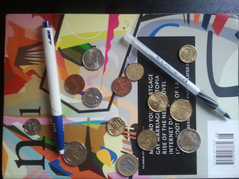
%> input picture georgiatech_cs4495/ps1_octave/input/ps1-input2.png, 239 x 179 px, shrunk from 683 x 512 before the run
$ octave ps1.m   (GNU Octave 9; MATLAB toolbox functions it lacks are replaced by stand-ins)
%> lines starting %> are read from the running program, lines starting %| are printed output that depends on the picture; in (x1, y1, x2, y2) boxes, pixels count from 0 and x2, y2 are one past the last pixel; in counts of white or black regions, pixels touching at a corner belong together; the program's own positions count from 1
### georgiatech_cs4495/ps1_octave/hough_lines_acc.m
function [H, theta, rho] = hough_lines_acc(BW, varargin)
    % Compute Hough accumulator array for finding lines.
    %
    % BW: Binary (black and white) image containing edge pixels
    % RhoResolution (optional): Difference between successive rho values, in
    % pixels
    % Theta (optional): Vector of theta values to use, in degrees
    %
    % Please see the Matlab documentation for hough():
    % http://www.mathworks.com/help/images/ref/hough.html
    % Your code should imitate the Matlab implementation.
    %
    % Pay close attention to the coordinate system specified in the assignment.
    % Note: Rows of H should correspond to values of rho, columns those of theta
    % .

    %% Parse input arguments
    p = inputParser();
    p.addParamValue('RhoResolution', 1);
    p.addParamValue('Theta', linspace(-90, 89, 180));
    p.parse(varargin{:});

    rhoStep = p.Results.RhoResolution;
    theta = p.Results.Theta;

    theta_radian = theta / 180 * pi;

    %% TODO: Your code here
    [h, w] = size(BW);

    D = sqrt((h - 1) ^ 2 + (w - 1) ^ 2);
    diagonal = rhoStep * ceil(D / rhoStep);
    rho = -diagonal : rhoStep : diagonal;
    H = zeros(length(rho), length(theta));

    for i = 1 : h
        for j = 1 : w
            if(BW(i, j) == 1)
                for cur_theta_index = 1 : 180
                    cur_theta = theta_radian(cur_theta_index);
                    cur_rho = j * cos(cur_theta) + i * sin(cur_theta);
                    cur_rho_index = find(abs(rho - cur_rho) < rhoStep);
                    if(length(cur_rho_index) == 0)
                        continue;
                    else
                        cur_rho_index = cur_rho_index(1);
                    end
                    H(cur_rho_index, cur_theta_index) = H(cur_rho_index, ...
                        cur_theta_index) + 1;
                end
            end
        end
    end

    H = uint8(H);

endfunction

### georgiatech_cs4495/ps1_octave/hough_peaks.m
function peaks = hough_peaks(H, varargin)
    % Find peaks in a Hough accumulator array.
    %
    % Threshold (optional): Threshold at which values of H are considered to be
    % peaks
    % NHoodSize (optional): Size of the suppression neighborhood, [M N]
    %
    % Please see the Matlab documentation for houghpeaks():
    %
    % Your code should imitate the matlab implementation.

    %% Parse input arguments
    p = inputParser;
    p.addOptional('numpeaks', 1, @isnumeric);
    p.addParamValue('Threshold', 0.5 * max(H(:)));
    % odd values >= size(H)/50
    p.addParamValue('NHoodSize', floor(size(H) / 100.0) * 2 + 1);
    p.parse(varargin{:});

    numpeaks = p.Results.numpeaks;
    threshold = p.Results.Threshold;
    nHoodSize = p.Results.NHoodSize;

    % TODO: Your code here
    peaks = zeros(numpeaks, 2);
    thresed_h = (H > threshold) .* H;

    [h, w] = size(H);

    for i = 1 : numpeaks
        [r, c] = find(thresed_h == max(thresed_h(:)));
        r = r(1); c = c(1);
        window_r = max([r - floor(nHoodSize(1) / 2), 1]) : 1 : ...
                   min([r + floor(nHoodSize(1) / 2), h]);
        window_c = max([c - floor(nHoodSize(2) / 2), 1]) : 1 : ...
                   min([c + floor(nHoodSize(2) / 2), w]);

        thresed_h(window_r, window_c) = 0;
        peaks(i, :) = [r, c];
    end
endfunction

### georgiatech_cs4495/ps1_octave/hough_lines_draw.m
function hough_lines_draw(img, outfile, peaks, rho, theta)
    % Draw lines found in an image using Hough transform.
    %
    % img: Image on top of which to draw lines
    % outfile: Output image filename to save plot as
    % peaks: Qx2 matrix containing row, column indices of the Q peaks found
    % in accumulator
    % rho: Vector of rho values, in pixels
    % theta: Vector of theta values, in degrees

    % TODO: Your code here
    figure;
    imshow(img);

    theta = theta / 180 * pi;

    for i = 1 : size(peaks, 1)
        peak = peaks(i, :);
        cur_rho = rho(peak(1));
        cur_theta = theta(peak(2));

        if(cur_theta == 0)
            x = cur_rho;
            y = 1 : size(img, 1);
        else
            x = 1 : size(img, 2);
            y = (cur_rho - x * cos(cur_theta)) / sin(cur_theta);
        end

        hold on; plot(x, y, 'color', 'green', 'MarkerSize', 2);
    end

    print(outfile);
endfunction

### georgiatech_cs4495/ps1_octave/ps1.m
% ps1
pkg load image;  % Octave only

clc;
close all;
clear all;

% [162 lines of commented-out code are left out]


img = imread('input/ps1-input2.png');
%> img is the input picture: size 179x239x3 uint8; mean R, G, B 118.4, 110.5, 105.7
img_mono = rgb2gray(img);
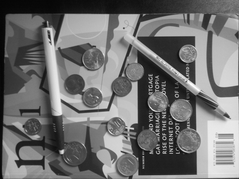
%> img_mono: size 179x239 uint8; min 4, max 255, mean 112.3
figure, imshow(img_mono);

gauss_f = fspecial('gaussian', 9, 3);
img_smoothed = imfilter(img_mono, gauss_f, 'symmetric');
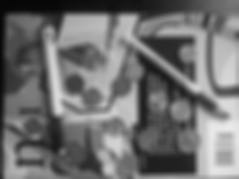
%> img_smoothed: size 179x239 uint8; min 5, max 233, mean 112.3
figure, imshow(img_smoothed);

img_edges = edge(img_smoothed, 'canny');
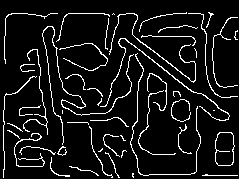
%> img_edges: size 179x239 logical; 8.5% white in thin lines or dots
figure, imshow(img_edges);


[H, theta, rho] = hough_lines_acc(img_edges);
%> after the loop in hough_lines_acc, `for i = 1 : h`:
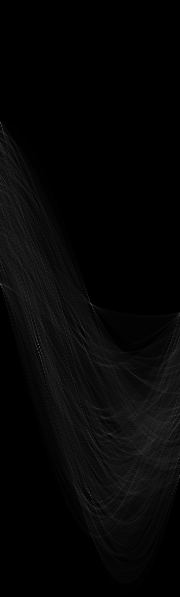
%> H: size 597x180 double; min 0, max 103, mean 6.1
%> after the loop in hough_lines_acc, `for i = 1 : h`: cur_rho = 180.3; cur_rho_index = 479; cur_theta = 1.55
%> theta = 180 values from -90 to 89; rho = 597 values from -298 to 298
peaks = hough_peaks(H, 20, 'Threshold', 0.3 * max(H(:)));
%> in hough_peaks, `thresed_h = (H > threshold) .* H;`:
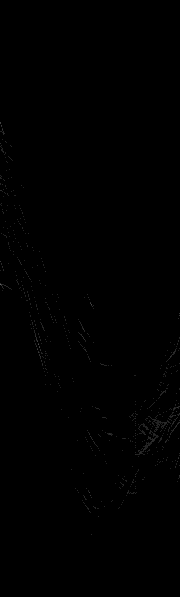
%> thresed_h: size 597x180 uint8; min 0, max 103, mean 0.4
%> the loop in hough_peaks, `for i = 1 : numpeaks` made 20 passes
%> (r, c, window_r, window_c) on passes 1 to 9: (285, 1, [280 281 282 283 284 285 286 287 288 289 290], [1 2]), (345, 39, [340 341 342 343 344 345 346 347 348 349 350], [38 39 40]), (305, 92, [300 301 302 303 304 305 306 307 308 309 310], [91 92 93]), (123, 1, [118 119 120 121 122 123 124 125 126 127 128], [1 2]), (493, 90, [488 489 490 491 492 493 494 495 496 497 498], [89 90 91]), (408, 178, [403 404 405 406 407 408 409 410 411 412 413], [177 178 179]), (316, 180, [311 312 313 314 315 316 317 318 319 320 321], [179 180]), (353, 39, [348 349 350 351 352 353 354 355 356 357 358], [38 39 40]), (262, 1, [257 258 259 260 261 262 263 264 265 266 267], [1 2])
%> after the loop in hough_peaks, `for i = 1 : numpeaks`: thresed_h: size 597x180 uint8; 0.11% of pixels changed, all inside (x1, y1, x2, y2) = (0, 122, 180, 496)
%> after the loop in hough_peaks, `for i = 1 : numpeaks`: peaks = 20 rows, first 12: [285 1; 345 39; 305 92; 123 1; 493 90; 408 178; 316 180; 353 39; 262 1; 130 3; 337 83; 330 84]
figure;
imshow(H, [], 'XData', theta, 'YData', rho, 'InitialMagnification', 'fit');
xlabel('\theta'), ylabel('\rho');
axis on, axis normal, hold on;
plot(theta(peaks(:, 2)), rho(peaks(:, 1)), 's', 'color', 'green');
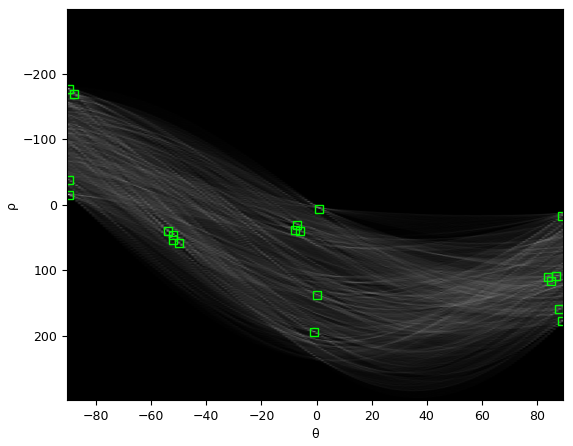
%> figure redrawn from the program's plot data

hough_lines_draw(img_smoothed, 'output/ps1-6-a-1.png', peaks, rho, theta);
%> in hough_lines_draw, `theta = theta / 180 * pi;`: theta = 180 values from -1.57 to 1.55
%> the loop in hough_lines_draw, `for i = 1 : size(peaks, 1)` made 20 passes
%> (peak, cur_rho, cur_theta, x) on pass 17: ([437 91], 138, 0, 138)
%> (peak, cur_rho, cur_theta) on passes 1 to 6: ([285 1], -14, -1.57), ([345 39], 46, -0.908), ([305 92], 6, 0.0175), ([123 1], -176, -1.57), ([493 90], 194, -0.0175), ([408 178], 109, 1.52)
%> after the loop in hough_lines_draw, `for i = 1 : size(peaks, 1)`: x = 239 values from 1 to 239; y = 239 values, max 117.4 at index 1, min 96.54 at index 239, mean 106.9
%> after the loop in hough_lines_draw, `for i = 1 : size(peaks, 1)`:
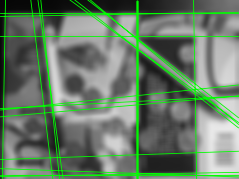
%> figure redrawn from the program's plot data

$ run again, with georgiatech_cs4495/ps1_octave/input/ps1-input0-noise.png copied over georgiatech_cs4495/ps1_octave/input/ps1-input2.png
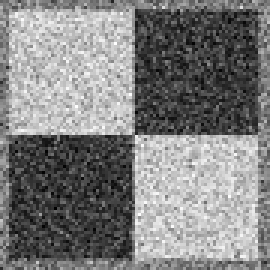
%> input picture georgiatech_cs4495/ps1_octave/input/ps1-input0-noise.png, 90 x 90 px, shrunk from 256 x 256 before the run (shown 3 times larger)
%> img is the input picture: size 90x90 uint8; min 0, max 255, mean 127.6
%> img_edges: size 90x90 logical; 6.2% white in thin lines or dots, all inside (x1, y1, x2, y2) = (3, 3, 87, 87)
%> after the loop in hough_lines_acc, `for i = 1 : h`:
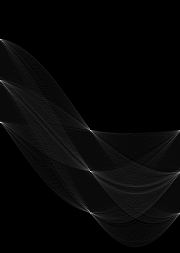
%> H: size 253x180 double; min 0, max 75, mean 2; drawn with min black and max white
%> after the loop in hough_lines_acc, `for i = 1 : h`: cur_rho = 88.31; cur_rho_index = 215; cur_theta = 1.55
%> `[H, theta, rho] = hough_lines_acc(img_edges);`: theta = 180 values from -90 to 89; rho = 253 values from -126 to 126
%> the loop in hough_peaks, `for i = 1 : numpeaks` made 20 passes
%> (r, c, window_r, window_c) on passes 1 to 8: (172, 91, [170 171 172 173 174], [90 91 92]), (131, 91, [129 130 131 132 133], [90 91 92]), (123, 1, [121 122 123 124 125], [1 2]), (40, 1, [38 39 40 41 42], [1 2]), (214, 180, [212 213 214 215 216], [179 180]), (81, 1, [79 80 81 82 83], [1 2]), (212, 90, [210 211 212 213 214], [89 90 91]), (131, 180, [129 130 131 132 133], [179 180])
%> after the loop in hough_peaks, `for i = 1 : numpeaks`: peaks = 20 rows, first 12: [172 91; 131 91; 123 1; 40 1; 214 180; 81 1; 212 90; 131 180; 173 180; 214 92; 133 93; 174 178]
%> in hough_lines_draw, `theta = theta / 180 * pi;`: theta = 180 values from -1.57 to 1.55
%> the loop in hough_lines_draw, `for i = 1 : size(peaks, 1)` made 20 passes
%> (peak, cur_rho, cur_theta, x) on passes 1 to 2: ([172 91], 45, 0, 45), ([131 91], 4, 0, 4)
%> after the loop in hough_lines_draw, `for i = 1 : size(peaks, 1)`: x = 90 values from 1 to 90; y = 90 values, max 1247.2 at index 1, min -25.53 at index 90, mean 610.9
%> after the loop in hough_lines_draw, `for i = 1 : size(peaks, 1)`:
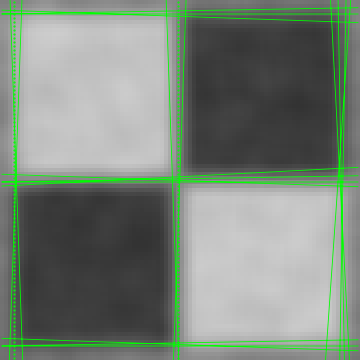
%> figure redrawn from the program's plot data; shown 4 times larger

$ run again, with georgiatech_cs4495/ps1_octave/input/ps1-input1.png copied over georgiatech_cs4495/ps1_octave/input/ps1-input2.png
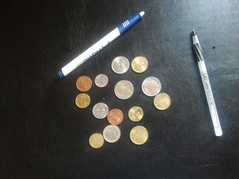
%> input picture georgiatech_cs4495/ps1_octave/input/ps1-input1.png, 239 x 179 px, shrunk from 683 x 512 before the run
%> img is the input picture: size 179x239x3 uint8; mean R, G, B 71.2, 73.3, 71.9
%> img_edges: size 179x239 logical; 3% white in thin lines or dots, all inside (x1, y1, x2, y2) = (61, 10, 223, 148)
%> after the loop in hough_lines_acc, `for i = 1 : h`:
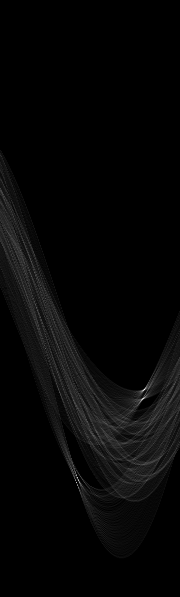
%> H: size 597x180 double; min 0, max 82, mean 2.1; drawn with min black and max white
%> after the loop in hough_lines_acc, `for i = 1 : h`: cur_rho = 149.7; cur_rho_index = 448; cur_theta = 1.55
%> `[H, theta, rho] = hough_lines_acc(img_edges);`: theta = 180 values from -90 to 89; rho = 597 values from -298 to 298
%> the loop in hough_peaks, `for i = 1 : numpeaks` made 20 passes
%> (r, c, window_r, window_c) on passes 1 to 6: (390, 145, [385 386 387 388 389 390 391 392 393 394 395], [144 145 146]), (399, 144, [394 395 396 397 398 399 400 401 402 403 404], [143 144 145]), (478, 78, [473 474 475 476 477 478 479 480 481 482 483], [77 78 79]), (401, 142, [396 397 398 399 400 401 402 403 404 405 406], [141 142 143]), (483, 80, [478 479 480 481 482 483 484 485 486 487 488], [79 80 81]), (391, 143, [386 387 388 389 390 391 392 393 394 395 396], [142 143 144])
%> after the loop in hough_peaks, `for i = 1 : numpeaks`: peaks = 20 rows, first 12: [390 145; 399 144; 478 78; 401 142; 483 80; 391 143; 486 78; 481 76; 397 146; 473 76; 387 147; 403 140]
%> in hough_lines_draw, `theta = theta / 180 * pi;`: theta = 180 values from -1.57 to 1.55
%> the loop in hough_lines_draw, `for i = 1 : size(peaks, 1)` made 20 passes
%> (peak, cur_rho, cur_theta) on passes 1 to 8: ([390 145], 91, 0.942), ([399 144], 100, 0.925), ([478 78], 179, -0.227), ([401 142], 102, 0.89), ([483 80], 184, -0.192), ([391 143], 92, 0.908), ([486 78], 187, -0.227), ([481 76], 182, -0.262)
%> after the loop in hough_lines_draw, `for i = 1 : size(peaks, 1)`: x = 239 values from 1 to 239; y = 239 values from -345.6 to 432.9
%> after the loop in hough_lines_draw, `for i = 1 : size(peaks, 1)`:
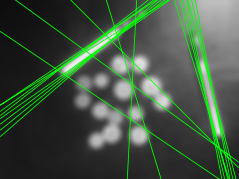
%> figure redrawn from the program's plot data
